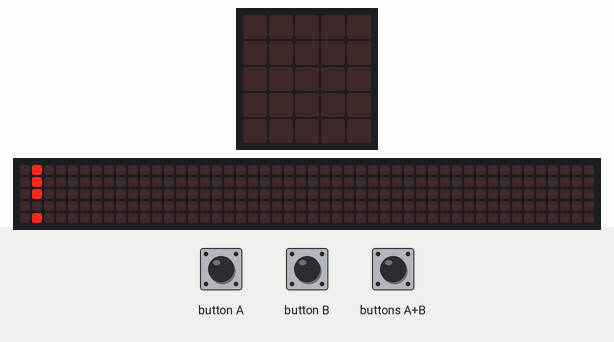
Recording of a program running on a simulated BBC micro:bit (MakeCode). On the bench: the board's 5×5 LED display, a strip that is not on the board, showing the scrolling text unrolled. The test bench sets the inputs (shaded band). The 48×5 strip is a reading aid, not a part: it shows the text the display is scrolling, unrolled, one strip-width of it at a time.

Above: at 8.3 s.
10.3 s: buttons A+B pressed for 0.15 s
At 10.9 s:
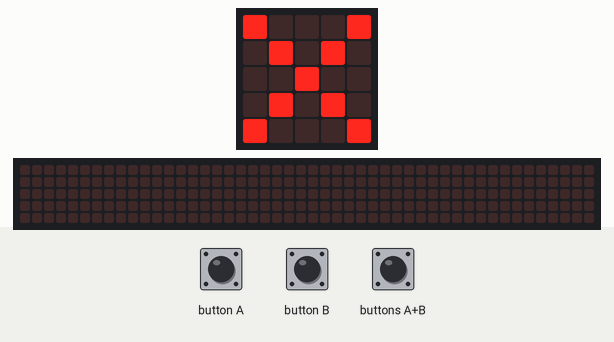
At 11.3 s:
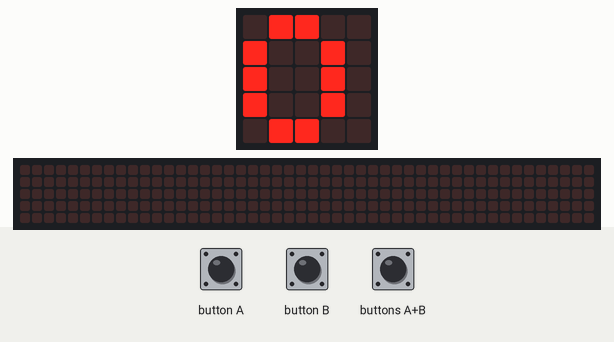
13.4 s: button A pressed for 0.15 s
At 14.37 s:
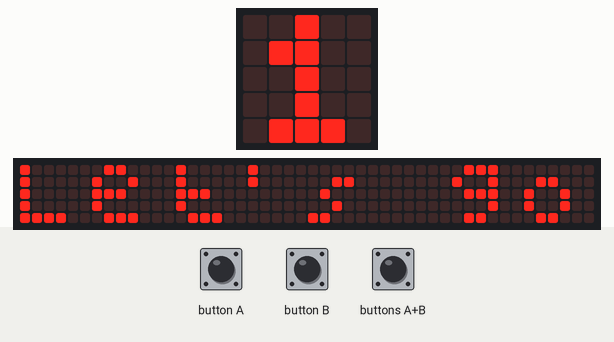

The program:

main.ts
```typescript
input.onButtonPressed(Button.A, function () {
    Nota_1 = Nota_1 + 1
    basic.showNumber(Nota_1)
})
input.onButtonPressed(Button.AB, function () {
    Resultado = Nota_1 + Nota_2
    Resultado = Resultado / 2
    if (Resultado >= 7) {
        basic.showIcon(IconNames.Yes)
        basic.showNumber(Resultado)
        basic.pause(2000)
    } else {
        basic.showIcon(IconNames.No)
        basic.showNumber(Resultado)
        basic.pause(2000)
    }
    Nota_1 = 0
    Nota_2 = 0
    Resultado = 0
    basic.showString("Let's go!")
})
input.onButtonPressed(Button.B, function () {
    Nota_2 = Nota_2 + 1
    basic.showNumber(Nota_2)
})
let Resultado = 0
let Nota_2 = 0
let Nota_1 = 0
Nota_1 = 0
Nota_2 = 0
Resultado = 0
basic.showString("Let's go!")
```

test.ts
```typescript
// testes vão aqui; isto não será compilado quando este pacote for usado como uma extensão.
```

Measured:
- after the input at 10.3 s, the display: changes after 0.15 s (image 1)
- what the display in image 0 shows lasts 0.7 s, from 8.3 s to 9.0 s
- what the display in image 1 shows lasts 0.6 s, from 10.5 s to 11.1 s
